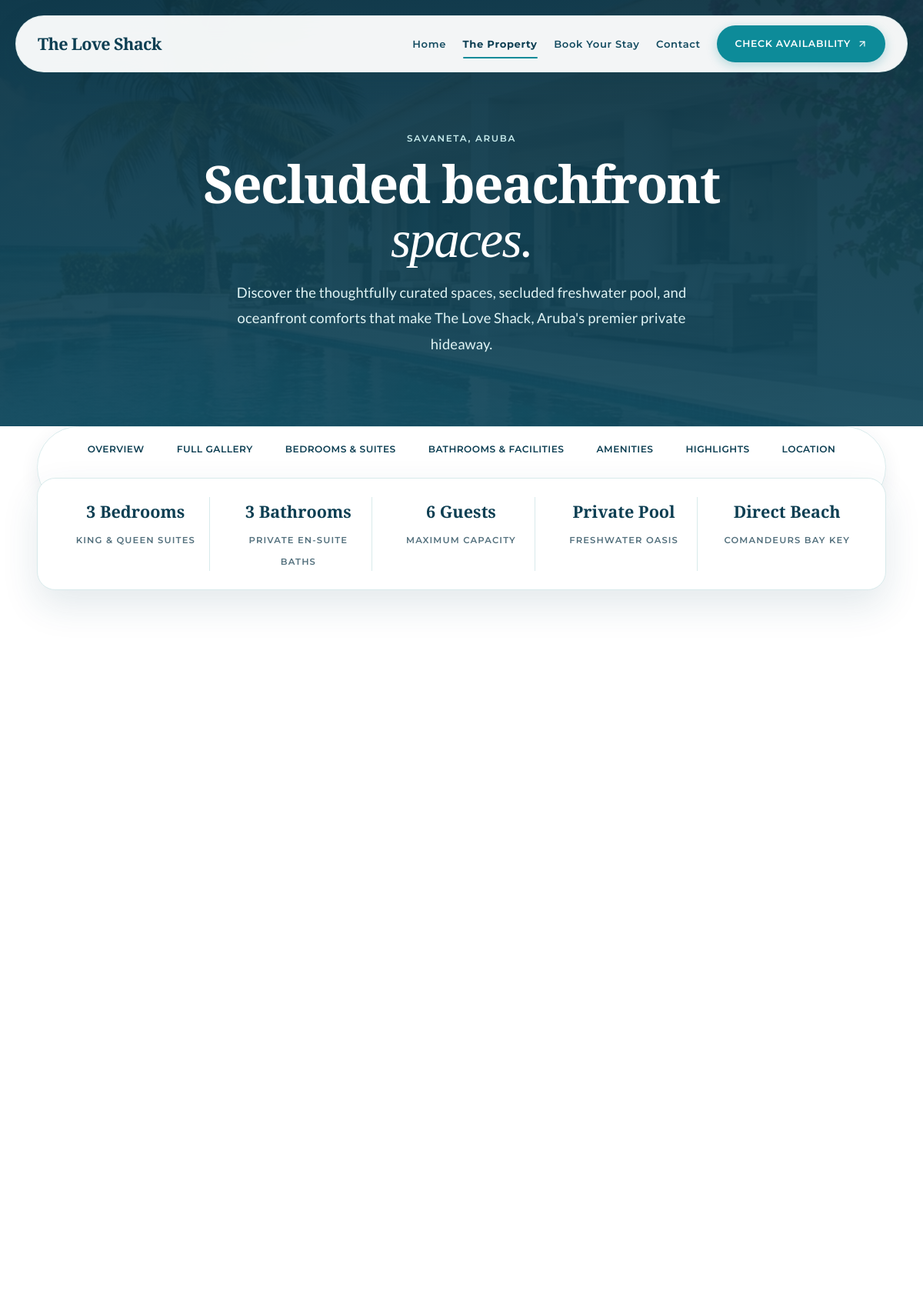
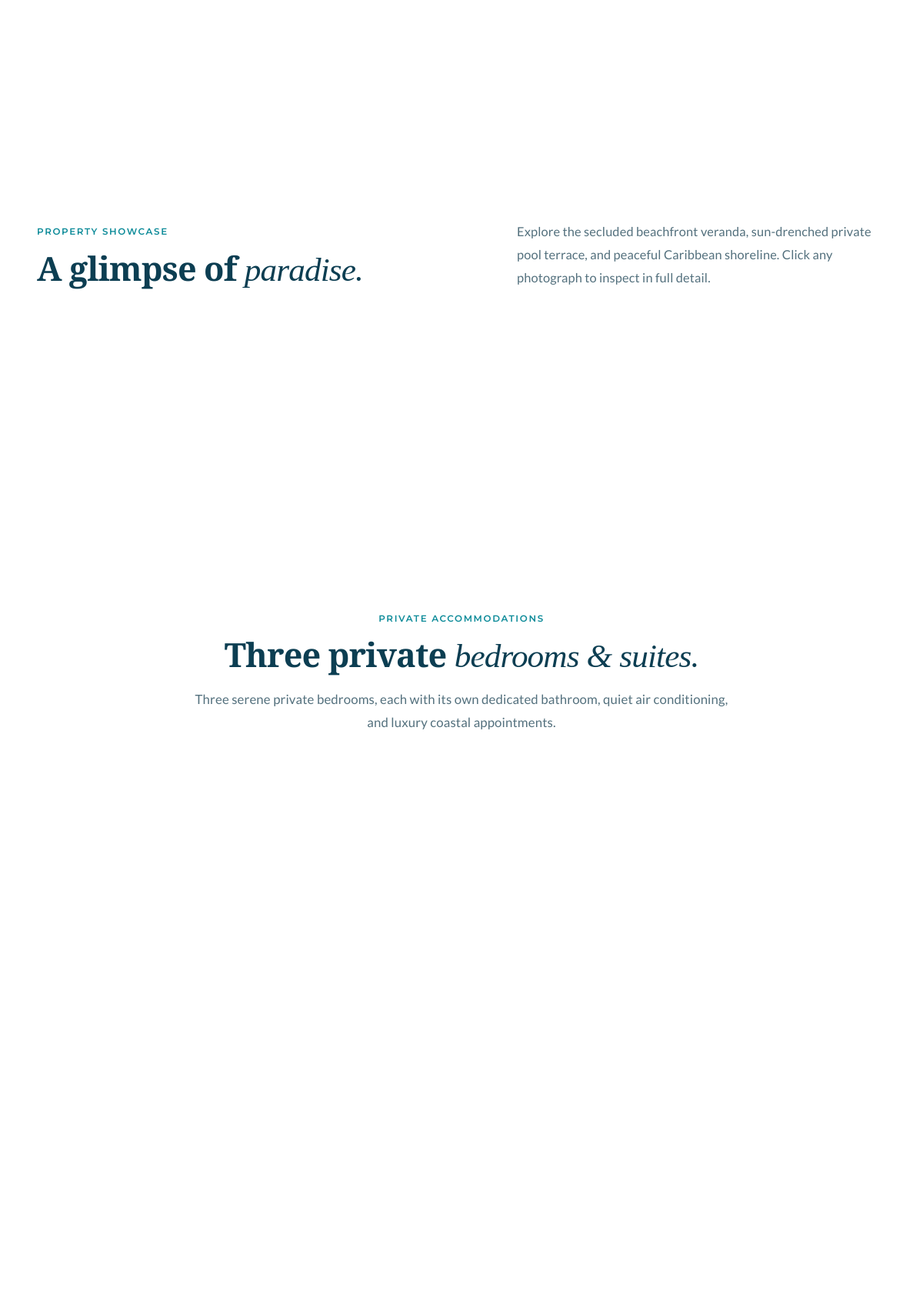
/property.php (upper part), run on the app's committed database (2 pictures, top to bottom).
### tables this page shows
CREATE TABLE `properties` (
  `id` INT AUTO_INCREMENT PRIMARY KEY,
  `name` VARCHAR(128) NOT NULL,
  `slug` VARCHAR(64) NOT NULL UNIQUE,
  `tagline` VARCHAR(255) NULL,
  `hero_heading` VARCHAR(255) NOT NULL,
  `hero_description` TEXT NOT NULL,
  `hero_image` VARCHAR(255) NOT NULL,
  `intro_badge` VARCHAR(64) DEFAULT 'SAVANETA · ARUBA',
  `intro_title` VARCHAR(255) NOT NULL,
  `intro_content` TEXT NOT NULL,
  `bedrooms` TINYINT NOT NULL DEFAULT 3,
  `bathrooms` TINYINT NOT NULL DEFAULT 3,
  `max_guests` TINYINT NOT NULL DEFAULT 6,
  `base_nightly_rate` DECIMAL(10,2) NOT NULL DEFAULT 650.00,
  `location_area` VARCHAR(128) NOT NULL DEFAULT 'Savaneta, Aruba',
  `map_lat` DECIMAL(10,7) DEFAULT 12.4419000,
  `map_lng` DECIMAL(10,7) DEFAULT -69.9328000,
  `is_active` TINYINT(1) NOT NULL DEFAULT 1,
  `created_at` TIMESTAMP DEFAULT CURRENT_TIMESTAMP,
  `updated_at` TIMESTAMP DEFAULT CURRENT_TIMESTAMP ON UPDATE CURRENT_TIMESTAMP
);

### includes/functions.php (called while the page is built, shortened)
<?php
function get_property_details(string $slug = 'the-love-shack'): array {
    $fallback = [
        'id'                => 1,
        'name'              => 'The Love Shack Aruba',
        'slug'              => 'the-love-shack',
        'tagline'           => 'Barefoot luxury beachfront villa with private freshwater pool',
        'hero_heading'      => 'Your beachfront escape in Aruba.',
        'hero_description'  => 'An intimate beachfront hideaway where barefoot island living meets understated elegance. Wake to gentle Caribbean waves and step directly from your private pool terrace onto secluded Aruban sands.',
        'beach_hero_image'  => 'assets/images/beach-hero.jpg',
        'hero_image'        => 'assets/images/temporary-hero.jpg',
        'intro_badge'       => 'THE LOVE SHACK · ARUBA',
        'intro_title'       => 'Barefoot luxury on Aruba\'s peaceful southern coast.',
        'intro_content'     => "Tucked along the peaceful coastline of Savaneta, The Love Shack redefines island ease. Designed for travelers seeking quiet luxury, generous open-air living spaces, and the soothing sounds of gentle Caribbean tides.\r\n\r\nUnlike the bustling high-rise resort strip in the north, Savaneta offers untouched authentic island charm, calm clear turquoise shallows, and some of Aruba's most celebrated waterfront seafood restaurants just moments away.",
        'bedrooms'          => 3,
        'bathrooms'         => 3,
        'max_guests'        => 6,
        'base_nightly_rate' => 650.00,
        'location_area'     => 'Savaneta Beachfront, Aruba',
    ];
    $pdo = get_db_connection();
    try {
        $stmt = $pdo->prepare("SELECT * FROM properties WHERE slug = ? AND is_active = 1 LIMIT 1");
        $stmt->execute([$slug]);
        $row = $stmt->fetch();
        return $row ?: $fallback;
    } catch (Exception $e) {
        error_log("Error fetching property: " . $e->getMessage());
        return $fallback;
    }
}

### property.php (the view, shortened to what this page needs)
<?php
require_once __DIR__ . '/includes/header.php';
$property = get_property_details();
?>
  <main>
    <section class="page-banner" id="overview" aria-label="The Property Details">
      <div class="page-banner-bg" role="img" aria-label="The Love Shack Villa Background"></div>
      <div class="page-banner-overlay"></div>
      <div class="page-banner-content">
        <span class="eyebrow light center">SAVANETA, ARUBA</span>
        <h1>Secluded beachfront <em>spaces.</em></h1>
        <p>
          Discover the thoughtfully curated spaces, secluded freshwater pool, and oceanfront comforts that make The Love Shack, Aruba's premier private hideaway.
        </p>
      </div>
    </section>
    <nav class="prop-subnav-bar wrap" aria-label="Property sections navigation">
      <div class="prop-subnav-container">
        <a href="#overview" class="subnav-pill">Overview</a>
        <a href="#gallery" class="subnav-pill">Full Gallery</a>
        <a href="#accommodations" class="subnav-pill">Bedrooms & Suites</a>
        <a href="#bathrooms" class="subnav-pill">Bathrooms & Facilities</a>
        <a href="#amenities" class="subnav-pill">Amenities</a>
        <a href="#highlights" class="subnav-pill">Highlights</a>
        <a href="#location" class="subnav-pill">Location</a>
        <a href="#rules" class="subnav-pill">House Rules</a>
      </div>
    </nav>
    <section class="wrap" aria-label="Property Specifications">
      <div class="property-specs-bar">
        <div class="spec-item">
          <strong><?= (int)($property['bedrooms'] ?? 3) ?> Bedrooms</strong>
          <span>King &amp; Queen Suites</span>
        </div>
        <div class="spec-item">
          <strong><?= (int)($property['bathrooms'] ?? 3) ?> Bathrooms</strong>
          <span>Private En-Suite Baths</span>
        </div>
        <div class="spec-item">
          <strong><?= (int)($property['max_guests'] ?? 6) ?> Guests</strong>
          <span>Maximum Capacity</span>
        </div>
        <div class="spec-item">
          <strong>Private Pool</strong>
          <span>Freshwater Oasis</span>
        </div>
        <div class="spec-item">
          <strong>Direct Beach</strong>
          <span>Comandeurs Bay Key</span>
        </div>
      </div>
    </section>
    <section class="wrap intro-section" style="padding-top: 20px;" aria-label="Villa Design Story">
      <div class="intro-grid">
      </div>
    </section>
    <section class="gallery-section wrap" id="gallery" aria-label="Photo Gallery">
      <div class="gallery-header-row">
        <div>
          <span class="eyebrow">PROPERTY SHOWCASE</span>
          <h2>A glimpse of <em>paradise.</em></h2>
        </div>
        <p style="max-width: 480px; color: var(--color-text-muted);">
          Explore the secluded beachfront veranda, sun-drenched private pool terrace, and peaceful Caribbean shoreline. Click any photograph to inspect in full detail.
        </p>
      </div>
      <div class="gallery-grid">
      </div>
    </section>
    <section class="rooms-section wrap" id="accommodations" aria-label="Suites and Bedrooms">
      <div class="section-header center">
        <span class="eyebrow center">PRIVATE ACCOMMODATIONS</span>
        <h2>Three private <em>bedrooms &amp; suites.</em></h2>
        <p>Three serene private bedrooms, each with its own dedicated bathroom, quiet air conditioning, and luxury coastal appointments.</p>
      </div>
      <div class="rooms-grid">
      </div>
    </section>
    <section class="bathrooms-section wrap" id="bathrooms" aria-label="Bathrooms and Facilities">
    </section>
  </main>
<?php require_once __DIR__ . '/includes/footer.php'; ?>

### data on the page
properties: bedrooms "3", bathrooms "3", max_guests "6"

### other printed values
$settings['site_title'] "The Love Shack"
